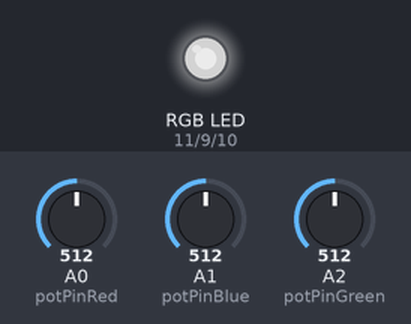
Bench run of a sketch on a simulated Arduino Uno, built with avr-gcc and run on an emulated ATmega328P. Shown: an RGB LED mixed from three pins (HIGH = lit). The test bench sets the inputs (shaded band); at power-on: A0 (potPinRed) = 512, A1 (potPinBlue) = 512, A2 (potPinGreen) = 512. Dim RGB values are drawn brighter than linear.

Above: at 1.2 s.
1.3 s: A0 (potPinRed) set to 716
At 2.5 s:
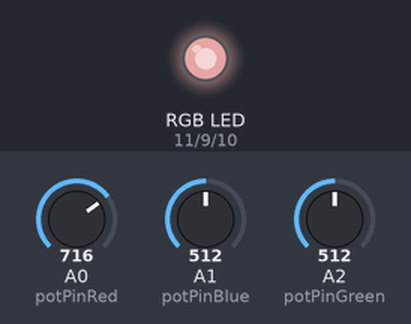
2.8 s: A1 (potPinBlue) set to 716
At 3.8 s:
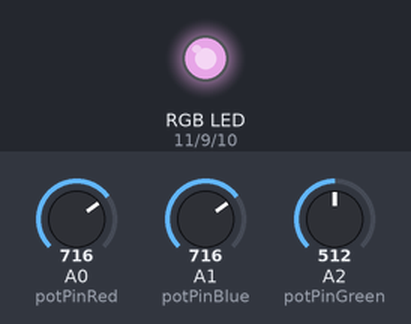
4.3 s: A2 (potPinGreen) set to 716
At 5.0 s:
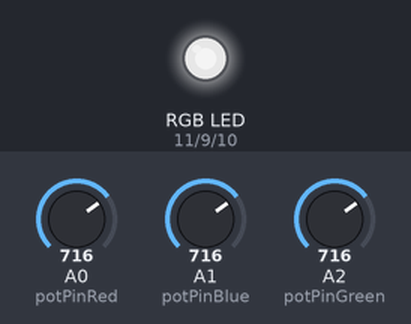
5.8 s: A0 (potPinRed) set to 900
At 6.1 s:
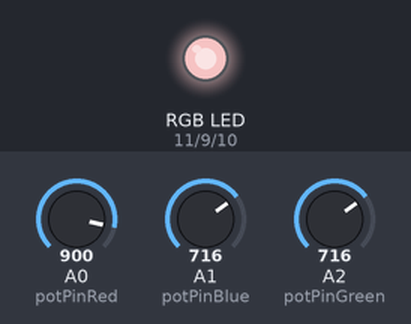
7.3 s: A1 (potPinBlue) set to 900
At 8.4 s:
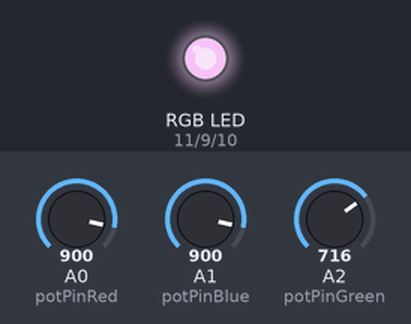
8.8 s: A2 (potPinGreen) set to 900
At 9.6 s:
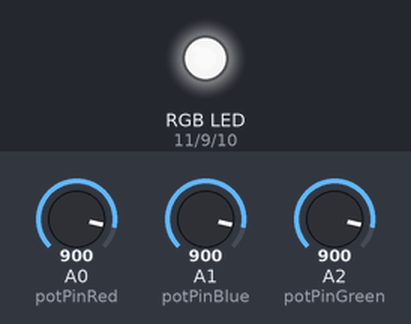
Timing chart, 0 to 11.3 s (numbered marks = the images above; inputs shaded):
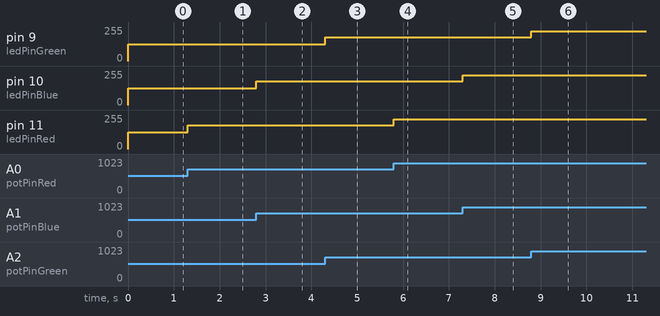

Measured:
- after the input at 1.3 s, pin 11 (ledPinRed): 127/255 → 178/255 at once
- after the input at 2.8 s, pin 10 (ledPinBlue): 127/255 → 178/255 at once
- after the input at 4.3 s, pin 9 (ledPinGreen): 127/255 → 178/255 at once
- after the input at 5.8 s, pin 11 (ledPinRed): 178/255 → 224/255 at once
- after the input at 7.3 s, pin 10 (ledPinBlue): 178/255 → 224/255 at once
- after the input at 8.8 s, pin 9 (ledPinGreen): 178/255 → 224/255 at once

The sketch:

rgb_led.ino
```cpp
const int ledPinRed = 11;
const int ledPinBlue = 10;
const int ledPinGreen = 9;

const int potPinRed = A0;
const int potPinBlue = A1;
const int potPinGreen = A2;

const int maxPot = 1023;
const int maxLed = 255;

// Initial values for potentiometers
int potValueRed = 0;
int potValueBlue = 0;
int potValueGreen = 0;

// Setting the initial intensity of Led's colors to 0
int intensityRed = 0;
int intensityBlue = 0;
int intensityGreen = 0;

void setup() {

  pinMode(ledPinRed, OUTPUT);
  pinMode(ledPinBlue, OUTPUT);
  pinMode(ledPinGreen, OUTPUT);

  pinMode(potPinRed, INPUT);
  pinMode(potPinBlue, INPUT);
  pinMode(potPinGreen, INPUT);
}

void loop() {

  potValueRed = analogRead(potPinRed);
  potValueBlue = analogRead(potPinBlue);
  potValueGreen = analogRead(potPinGreen);

  intensityRed = map(potValueRed, 0, maxPot, 0, maxLed);
  intensityBlue = map(potValueBlue, 0, maxPot, 0, maxLed);
  intensityGreen = map(potValueGreen, 0, maxPot, 0, maxLed);

  setColor(intensityRed, intensityGreen, intensityBlue);
}

void setColor(int red, int green, int blue) {
  analogWrite(ledPinRed, red);
  analogWrite(ledPinGreen, green);
  analogWrite(ledPinBlue, blue);
}
```
